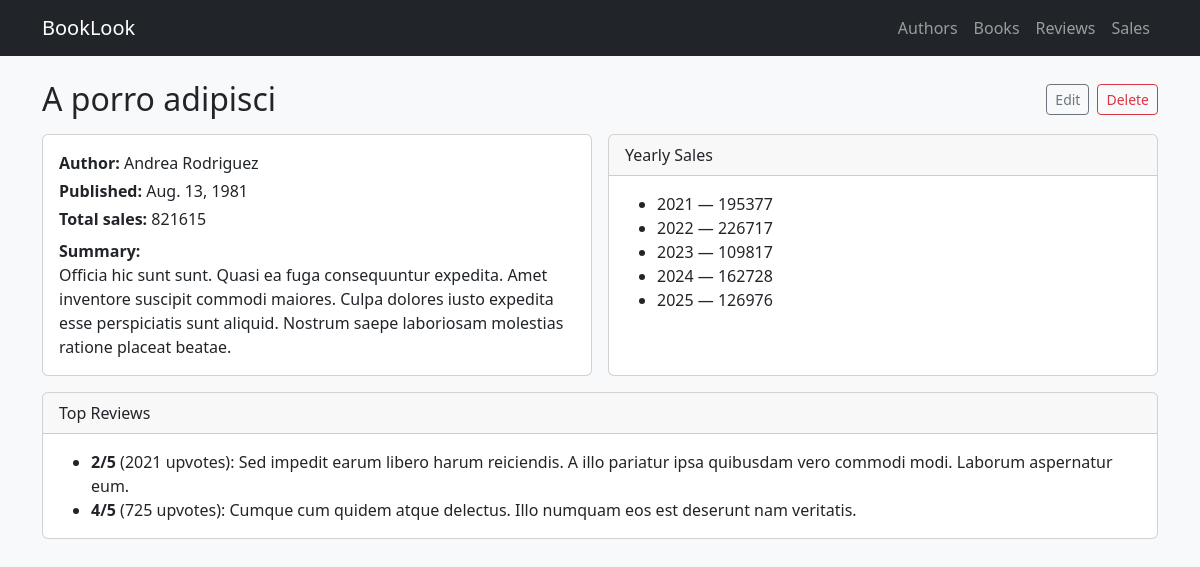
Screenshot of /books/190/ with the database file from the repository.
### app/models.py (models this page shows, shortened)
class Book(models.Model):
    name = models.CharField(max_length=255)
    summary = models.TextField()
    publication_date = models.DateField()
    author = models.ForeignKey(Author, on_delete=models.CASCADE, related_name='books')
    total_sales = models.PositiveIntegerField(default=0)

class Author(models.Model):
    name = models.CharField(max_length=100)
    birthdate = models.DateField()
    country = models.CharField(max_length=100)
    description = models.TextField(blank=True, null=True)

class YearlySales(models.Model):
    book = models.ForeignKey(Book, on_delete=models.CASCADE, related_name='yearly_sales')
    year = models.PositiveSmallIntegerField()
    units = models.PositiveIntegerField(default=0)
    class Meta:
        unique_together = ('book', 'year')

class Review(models.Model):
    book = models.ForeignKey(Book, on_delete=models.CASCADE, related_name='reviews')
    review = models.TextField()
    score = models.PositiveSmallIntegerField(validators=[MinValueValidator(1), MaxValueValidator(5)])
    upvotes = models.PositiveIntegerField(default=0)

### app/views/books.py (the view)
# urls.py: path("books/<int:pk>/", v_books.book_detail, name="book_detail"),
def book_detail(request, pk):
    book = get_object_or_404(Book.objects.select_related("author"), pk=pk)
    reviews = book.reviews.order_by("-upvotes", "-score")
    yearly = book.yearly_sales.order_by("year")
    return render(request, "app/books/detail.html", {"book": book, "reviews": reviews, "yearly": yearly})

### app/templates/app/books/detail.html (shortened to what this page needs)
{% extends "app/base.html" %}
{% block content %}
<div class="d-flex justify-content-between align-items-center mb-3">
  <h2 class="m-0">{{ book.name }}</h2>
  <div class="d-flex gap-2">
    <a class="btn btn-outline-secondary btn-sm" href="{% url 'book_update' book.id %}">Edit</a>
    <a class="btn btn-outline-danger btn-sm" href="{% url 'book_delete' book.id %}">Delete</a>
  </div>
</div>
<div class="row g-3">
  <div class="col-md-6">
    <div class="card h-100">
      <div class="card-body">
        <p class="mb-1"><strong>Author:</strong> {{ book.author.name }}</p>
        <p class="mb-1"><strong>Published:</strong> {{ book.publication_date }}</p>
        <p class="mb-2"><strong>Total sales:</strong> {{ book.total_sales }}</p>
        <p class="mb-0"><strong>Summary:</strong><br>{{ book.summary }}</p>
      </div>
    </div>
  </div>
  <div class="col-md-6">
    <div class="card h-100">
      <div class="card-header">Yearly Sales</div>
      <div class="card-body">
        <ul class="mb-0">
          {% for y in yearly %}
            <li>{{ y.year }} — {{ y.units }}</li>
          {% empty %}
            <li class="text-muted">No data</li>
          {% endfor %}
        </ul>
      </div>
    </div>
  </div>
</div>
<div class="card mt-3">
  <div class="card-header">Top Reviews</div>
  <div class="card-body">
    <ul class="mb-0">
      {% for r in reviews|slice:":5" %}
        <li><b>{{ r.score }}/5</b> ({{ r.upvotes }} upvotes): {{ r.review|truncatewords:25 }}</li>
      {% empty %}
        <li class="text-muted">No reviews</li>
      {% endfor %}
    </ul>
  </div>
</div>
{% endblock %}

### rows the page displays
Book: name "A porro adipisci", author.name "Andrea Rodriguez", publication_date "Aug. 13, 1981", total_sales "821615", summary "Officia hic sunt sunt. Quasi ea fuga consequuntur expedita. Amet inventore suscipit commodi maiores. Culpa dolores iusto expedita esse perspiciatis sunt aliquid. Nostrum saepe laboriosam molestias ratione placeat beatae."
YearlySales: year "2021", units "195377"
YearlySales: year "2022", units "226717"
YearlySales: year "2023", units "109817"
YearlySales: year "2024", units "162728"
YearlySales: year "2025", units "126976"
Review: score "2", upvotes "2021", review "Sed impedit earum libero harum reiciendis. A illo pariatur ipsa quibusdam vero commodi modi. Laborum aspernatur eum."
Review: score "4", upvotes "725", review "Cumque cum quidem atque delectus. Illo numquam eos est deserunt nam veritatis."
